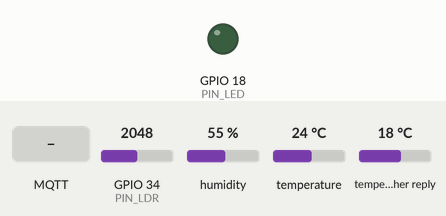
Recording of a sketch running on a simulated ESP32. Parts: output pins drawn as LEDs (lit = HIGH). The inputs (shaded band) are chosen by the test bench; at power-on: GPIO 34 (PIN_LDR) = 2048, humidity 55 %, temperature 24 °C, temperature in the weather reply 18 °C. WiFi joins after 1.5 s; servers stay silent unless stated; uploads are accepted with an empty reply; the local clock reads 2024-03-15 10:24:30 at power-on unless the sketch sets it; random numbers use the default seed unless the sketch sets one; no MQTT or app messages arrive unless stated; web services answer with replies made up by the test bench; what the sketch prints to the serial monitor is not drawn.

Above: at 3.1 s.
3.2 s: MQTT message "on" arrives on the first subscribed topic
At 5.9 s:
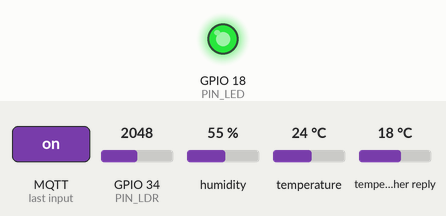
11.5 s: MQTT message "off" arrives on the first subscribed topic
At 12.0 s:
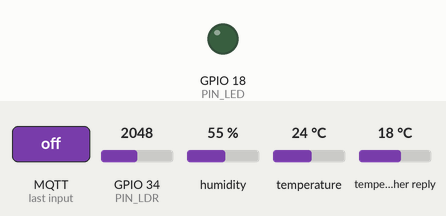
Timing chart, 0 to 14.5 s (numbered marks = the images above; inputs shaded):
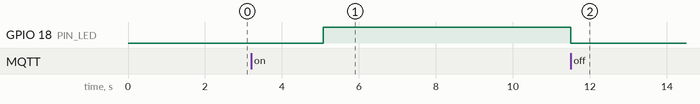

The sketch:

main.ino
```cpp
/*
  Módulo 8: Internet de las Cosas con ESP32
  Proyecto: Nodo IoT que consulta una API, publica telemetría y recibe comandos
  Servicio Social CBI-1618 - Ing. en Computación
  Prestador: Pérez Sánchez Fernando Alberto

  Flujo del programa:
   1) Se conecta a la red Wi-Fi virtual de Wokwi ("Wokwi-GUEST", sin contraseña, canal 6).
   2) Sincroniza la hora por NTP.
   3) HTTPS GET: consulta la temperatura exterior a la API pública Open-Meteo (sin llave).
   4) HTTP POST: envía una lectura en JSON a httpbin.org, que devuelve lo recibido (eco).
   5) MQTT: publica telemetría JSON cada 5 s y escucha comandos para el LED.

  Topics MQTT (cambia ID_UNICO: el broker público es compartido por todo el mundo):
    cbi1618/<ID_UNICO>/telemetria   (publica el ESP32)
    cbi1618/<ID_UNICO>/comando      (suscrito: "ON", "OFF" o "TOGGLE")
    cbi1618/<ID_UNICO>/estado       (online / offline, con mensaje de última voluntad)

  Nota para ESP32: el LDR va en GPIO34 (ADC1). Los pines de ADC2 no funcionan con Wi-Fi activo.
*/

#include <WiFi.h>
#include <WiFiClientSecure.h>
#include <HTTPClient.h>
#include <PubSubClient.h>
#include <ArduinoJson.h>
#include "DHTesp.h"
#include <time.h>

// ---------- Configuración ----------
const char* WIFI_SSID = "Wokwi-GUEST";
const char* WIFI_PASS = "";
const int   WIFI_CANAL = 6;                 // acelera la conexión en Wokwi

const char* MQTT_BROKER = "broker.hivemq.com";
const uint16_t MQTT_PUERTO = 1883;
const char* ID_UNICO = "fperez-demo";       // <-- CÁMBIALO por algo propio

// Coordenadas para la consulta de clima (cámbialas por tu ciudad)
const float LATITUD = 19.43;
const float LONGITUD = -99.13;
const long  ZONA_HORARIA_S = -6 * 3600;     // UTC-6

const uint8_t PIN_DHT = 4;
const uint8_t PIN_LDR = 34;
const uint8_t PIN_LED = 18;

const unsigned long PERIODO_TELEMETRIA_MS = 5000;
const unsigned long PERIODO_CLIMA_MS = 60000;

// ---------- Objetos y estado ----------
DHTesp dht;
WiFiClient clienteWifi;
PubSubClient mqtt(clienteWifi);

char topicTelemetria[64], topicComando[64], topicEstado[64];
float tempExterior = NAN;
bool ledEncendido = false;
unsigned long tTelemetria = 0, tClima = 0, tReintentoMqtt = 0;

// ---------- Prototipos ----------
void conectarWiFi();
void sincronizarHora();
void consultarClimaExterno();
void enviarPost(float temp, float hum);
bool conectarMQTT();
void alRecibirMensaje(char* topic, byte* payload, unsigned int longitud);
void publicarTelemetria();
void fijarLed(bool encendido);
String horaActual();

void setup() {
  Serial.begin(115200);
  pinMode(PIN_LED, OUTPUT);
  dht.setup(PIN_DHT, DHTesp::DHT22);

  snprintf(topicTelemetria, sizeof(topicTelemetria), "cbi1618/%s/telemetria", ID_UNICO);
  snprintf(topicComando, sizeof(topicComando), "cbi1618/%s/comando", ID_UNICO);
  snprintf(topicEstado, sizeof(topicEstado), "cbi1618/%s/estado", ID_UNICO);

  Serial.println(F("--- Módulo 8: Nodo IoT ESP32 ---"));
  conectarWiFi();
  sincronizarHora();

  mqtt.setServer(MQTT_BROKER, MQTT_PUERTO);
  mqtt.setCallback(alRecibirMensaje);

  consultarClimaExterno();
  TempAndHumidity d = dht.getTempAndHumidity();
  if (dht.getStatus() == 0) enviarPost(d.temperature, d.humidity);
}

void loop() {
  if (WiFi.status() != WL_CONNECTED) conectarWiFi();

  // Reconexión MQTT sin bloquear el programa (reintenta cada 5 s)
  if (!mqtt.connected()) {
    if (millis() - tReintentoMqtt > 5000) {
      tReintentoMqtt = millis();
      conectarMQTT();
    }
  } else {
    mqtt.loop();
  }

  unsigned long ahora = millis();
  if (ahora - tTelemetria >= PERIODO_TELEMETRIA_MS) {
    tTelemetria = ahora;
    publicarTelemetria();
  }
  if (ahora - tClima >= PERIODO_CLIMA_MS) {
    tClima = ahora;
    consultarClimaExterno();
  }
}

void conectarWiFi() {
  Serial.print(F("Conectando a Wi-Fi "));
  Serial.print(WIFI_SSID);
  WiFi.mode(WIFI_STA);
  WiFi.begin(WIFI_SSID, WIFI_PASS, WIFI_CANAL);
  while (WiFi.status() != WL_CONNECTED) {
    delay(250);
    Serial.print('.');
  }
  Serial.print(F(" conectado. IP: "));
  Serial.println(WiFi.localIP());
}

void sincronizarHora() {
  configTime(ZONA_HORARIA_S, 0, "pool.ntp.org", "time.nist.gov");
  struct tm t;
  if (getLocalTime(&t, 10000)) {
    Serial.print(F("Hora sincronizada: "));
    Serial.println(horaActual());
  } else {
    Serial.println(F("No se pudo sincronizar la hora por NTP"));
  }
}

String horaActual() {
  struct tm t;
  if (!getLocalTime(&t, 100)) return "sin-hora";
  char buf[24];
  strftime(buf, sizeof(buf), "%Y-%m-%d %H:%M:%S", &t);
  return String(buf);
}

// HTTPS GET + lectura de JSON con ArduinoJson
void consultarClimaExterno() {
  WiFiClientSecure seguro;
  seguro.setInsecure();   // solo para el curso: en un producto real valida el certificado
  HTTPClient http;
  String url = "https://api.open-meteo.com/v1/forecast?latitude=" + String(LATITUD, 2) +
               "&longitude=" + String(LONGITUD, 2) + "&current=temperature_2m";
  if (!http.begin(seguro, url)) { Serial.println(F("[GET] no se pudo iniciar")); return; }
  int codigo = http.GET();
  if (codigo == HTTP_CODE_OK) {
    JsonDocument doc;
    DeserializationError err = deserializeJson(doc, http.getString());
    if (!err) {
      tempExterior = doc["current"]["temperature_2m"] | NAN;
      Serial.print(F("[GET] Temperatura exterior: ")); Serial.print(tempExterior); Serial.println(F(" C"));
    } else {
      Serial.print(F("[GET] JSON inválido: ")); Serial.println(err.c_str());
    }
  } else {
    Serial.print(F("[GET] error, código ")); Serial.println(codigo);
  }
  http.end();
}

// HTTP POST con cuerpo JSON; httpbin devuelve en su respuesta lo que recibió.
void enviarPost(float temp, float hum) {
  HTTPClient http;
  http.begin("http://httpbin.org/post");
  http.addHeader("Content-Type", "application/json");
  char cuerpo[96];
  snprintf(cuerpo, sizeof(cuerpo), "{\"temp\":%.1f,\"hum\":%.1f,\"origen\":\"esp32-wokwi\"}", temp, hum);
  int codigo = http.POST(cuerpo);
  Serial.print(F("[POST] código ")); Serial.println(codigo);
  if (codigo > 0) Serial.println(http.getString());
  http.end();
}

bool conectarMQTT() {
  char clientId[40];
  snprintf(clientId, sizeof(clientId), "cbi1618-%s-%04X", ID_UNICO, (unsigned)random(0xFFFF));
  Serial.print(F("Conectando a MQTT... "));
  // Último deseo (LWT): si el ESP32 se cae, el broker publica "offline"
  if (mqtt.connect(clientId, NULL, NULL, topicEstado, 0, true, "offline")) {
    Serial.println(F("OK"));
    mqtt.publish(topicEstado, "online", true);
    mqtt.subscribe(topicComando);
    return true;
  }
  Serial.print(F("falló, rc=")); Serial.println(mqtt.state());
  return false;
}

// Se ejecuta cada vez que llega un mensaje a un topic suscrito
void alRecibirMensaje(char* topic, byte* payload, unsigned int longitud) {
  char msg[16];
  unsigned int n = min(longitud, (unsigned int)(sizeof(msg) - 1));
  memcpy(msg, payload, n);
  msg[n] = '\0';
  Serial.print(F("[MQTT] ")); Serial.print(topic); Serial.print(F(" -> ")); Serial.println(msg);
  if (!strcasecmp(msg, "ON")) fijarLed(true);
  else if (!strcasecmp(msg, "OFF")) fijarLed(false);
  else if (!strcasecmp(msg, "TOGGLE")) fijarLed(!ledEncendido);
}

void fijarLed(bool encendido) {
  ledEncendido = encendido;
  digitalWrite(PIN_LED, encendido ? HIGH : LOW);
}

void publicarTelemetria() {
  TempAndHumidity d = dht.getTempAndHumidity();
  if (dht.getStatus() != 0) { Serial.println(F("[!] Error leyendo DHT22")); return; }
  int luz = analogRead(PIN_LDR);                         // 0-4095

  JsonDocument doc;
  doc["hora"] = horaActual();
  doc["temp"] = round(d.temperature * 10) / 10.0;
  doc["hum"] = round(d.humidity * 10) / 10.0;
  doc["luz"] = luz;
  if (!isnan(tempExterior)) doc["temp_ext"] = tempExterior;
  doc["led"] = ledEncendido;
  char json[200];
  serializeJson(doc, json, sizeof(json));

  Serial.print(F("[MQTT] publica: ")); Serial.println(json);
  if (mqtt.connected()) mqtt.publish(topicTelemetria, json);
}
```

Measured:
- after the input at 3.2 s, GPIO 18 (PIN_LED): LOW → HIGH after 1.9 s
- after the input at 11.5 s, GPIO 18 (PIN_LED): HIGH → LOW at once
